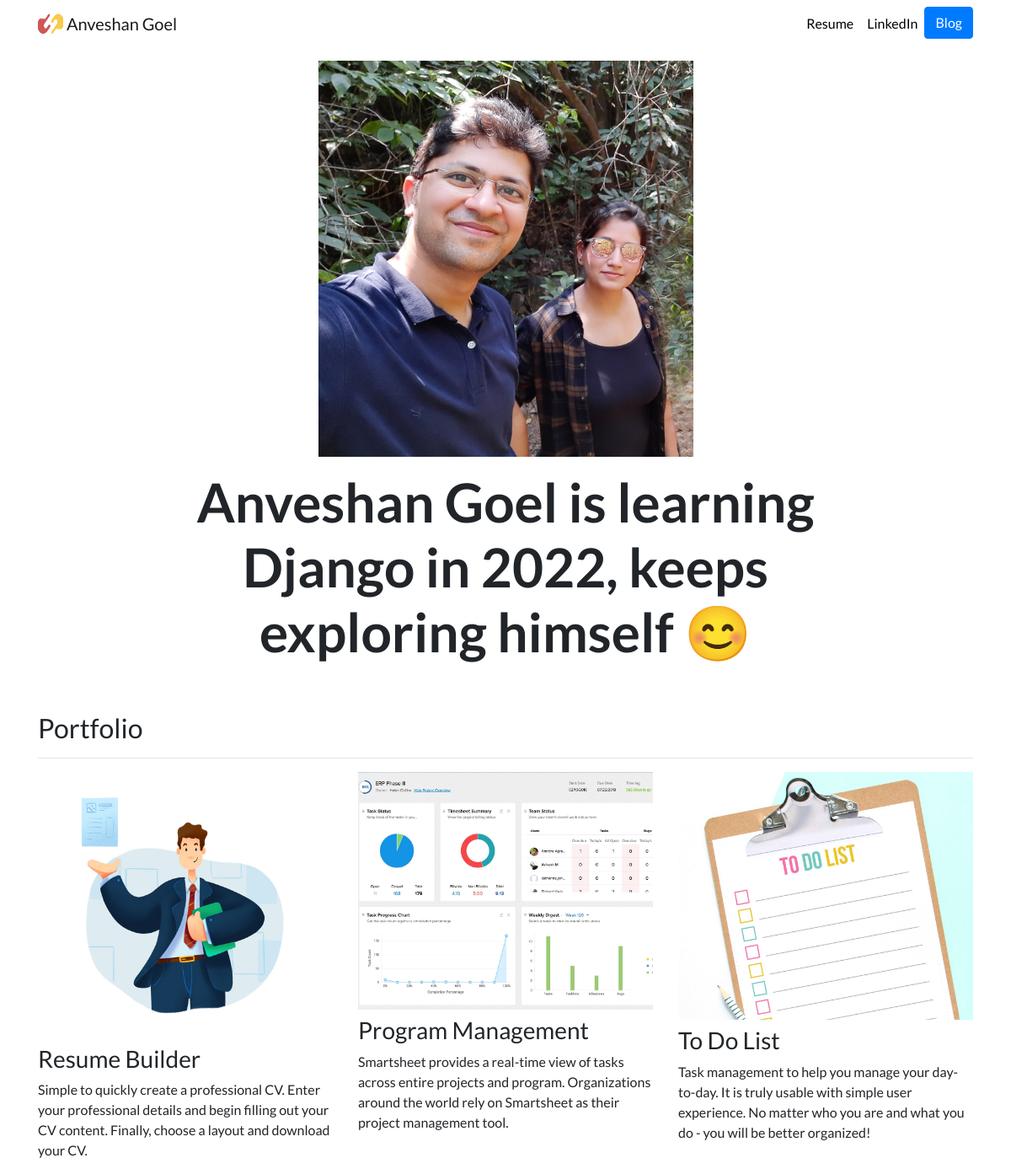
The app's page /, older data.
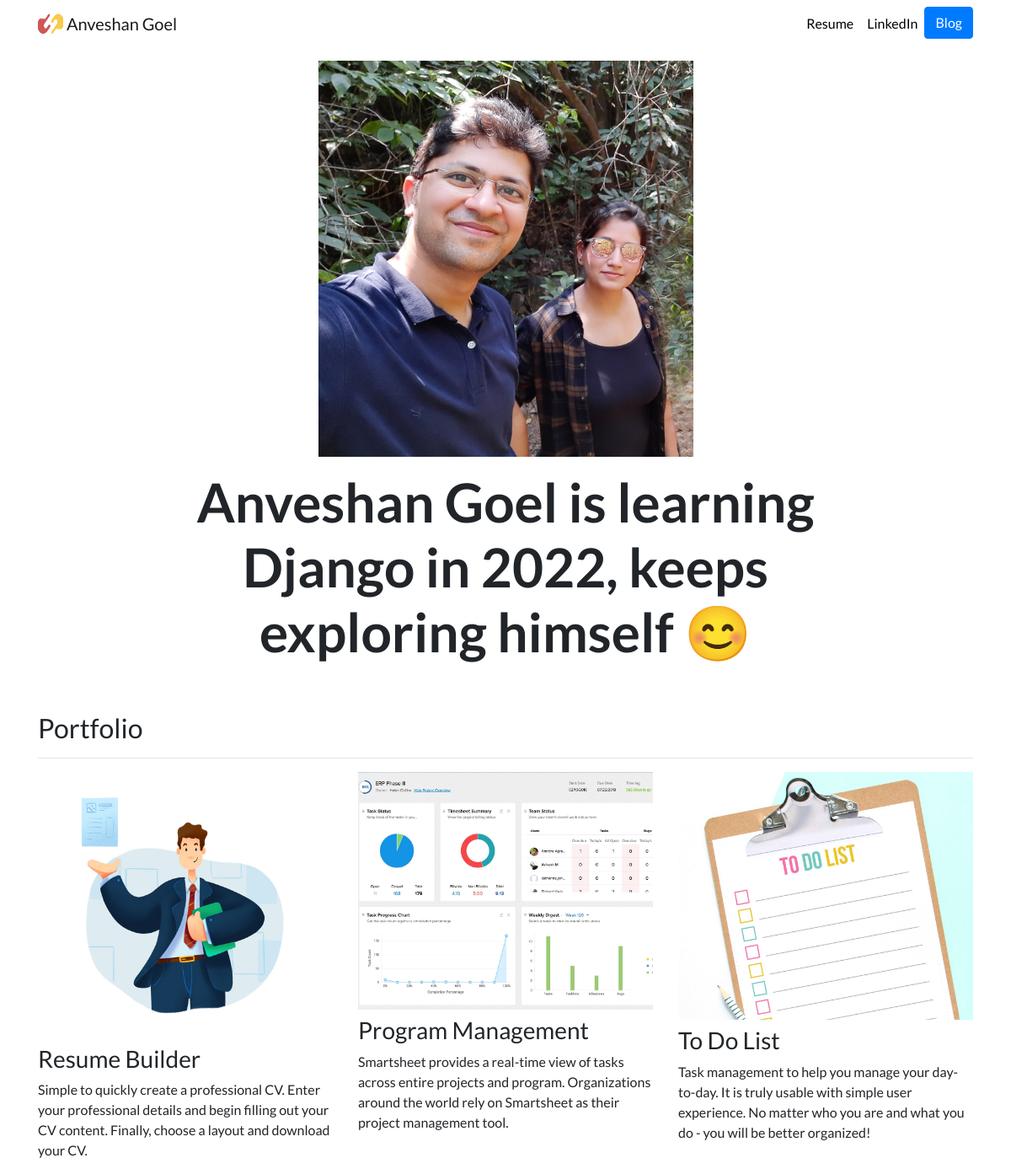
The same page, newer data.
### portfolio/models.py (models this page shows, shortened)
class Project(models.Model):
    title = models.CharField(max_length=100)
    description = models.CharField(max_length=250)
    image = models.ImageField(upload_to='portfolio/images/', blank=True)
    url = models.CharField(max_length=1000, blank=True)

### portfolio/views.py (the view)
# urls.py: 2. Add a URL to urlpatterns:  path('', views.home, name='home')
def home(request):
    projects = Project.objects.all()
    return render(request, 'portfolio/home.html', {'projects': projects})

### portfolio/templates/portfolio/home.html
{% extends "portfolio/base.html" %}
{% load static %}
{% block content %}
<div class="row justify-content-center my-3">
  <div class="col-5">
    <img src="{% static 'portfolio/Anveshan_1.jpg' %}" class="img-fluid">
  </div>
</div>
<div class="row justify-content-center mb-3">
  <div class="col-md-9 text-center">
    <h2 id="hometext" class="font-weight-bold">Anveshan Goel is learning Django in 2022, keeps exploring himself 😊</h2>
  </div>
</div>
<h2 class="mt-5">Portfolio</h2>
<hr>
<div class="row">
  {% for project in projects %}
  <div class="col-lg-4 col-md-6">
    {% if project.url %}
    <a href="{% url 'todolog:signupuser' %}">
      <img src="{{ project.image.url }}" class="img-fluid mb-2">
    </a>
    {% else %}
    <img src="{{ project.image.url }}" class="img-fluid mb-2">
    {% endif %}
    <h3>{{ project.title }}</h3>
    <p>{{ project.description }}</p>
  </div>
  {% endfor %}
</div>
{% endblock %}

Row changes from the older to the newer data that the page shows:
changed Project "Program Management": image: picture added; image: picture removed
